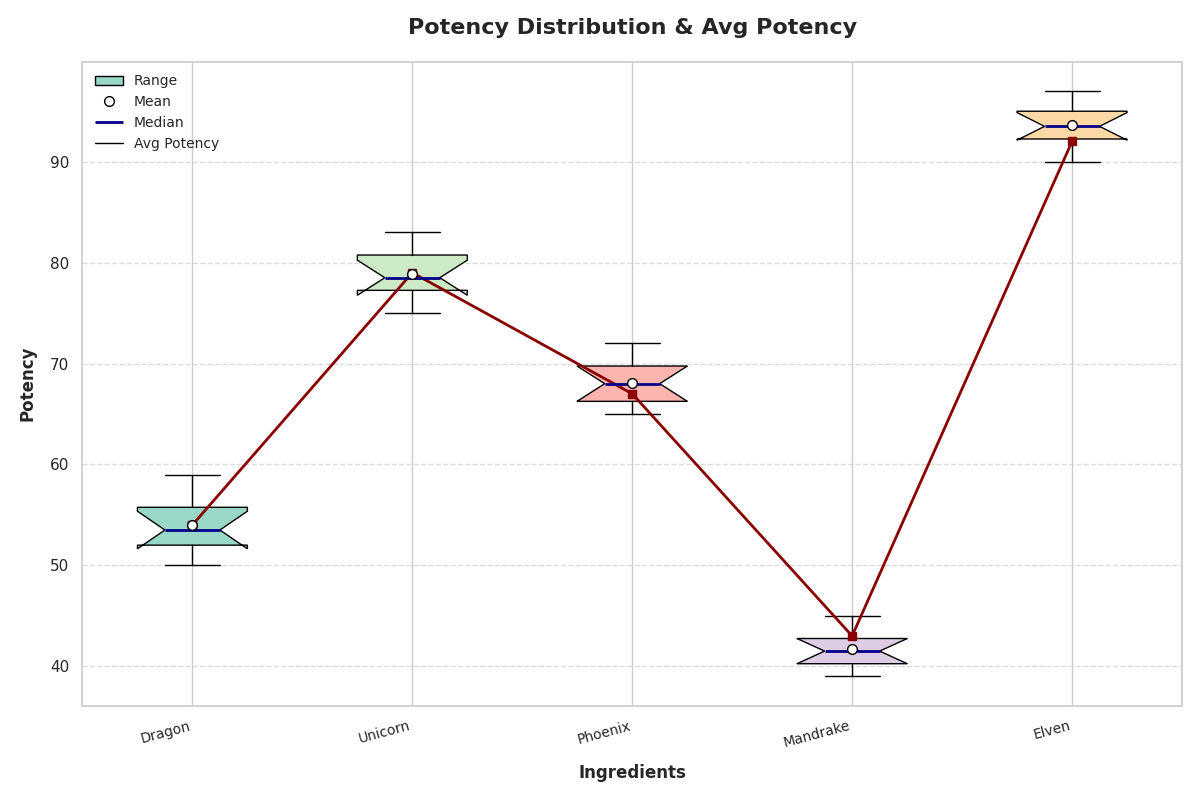

Source code (Python):
import matplotlib.pyplot as plt
import numpy as np

# Define ingredient names
ingredients = ['Dragon', 'Unicorn', 'Phoenix', 'Mandrake', 'Elven']

# Constructing dataset for each ingredient's potency
potencies = [
    [50, 55, 53, 52, 51, 56, 54, 58, 52, 59],
    [75, 78, 77, 80, 79, 76, 81, 82, 83, 78],
    [65, 68, 70, 67, 66, 69, 71, 72, 65, 68],
    [40, 42, 41, 43, 39, 44, 40, 45, 42, 41],
    [90, 95, 92, 93, 91, 96, 94, 97, 93, 95]
]

# Dataset for overlay line plot representing average potency
average_potencies = [54, 79, 67, 43, 92]

# Create a vertical box plot
fig, ax = plt.subplots(figsize=(12, 8))

# Boxplot data with custom styling
boxes = ax.boxplot(potencies, patch_artist=True, notch=True, vert=True, showmeans=True)

# Colors for box plots
colors = ['#99d8c9', '#ccebc5', '#fbb4ae', '#decbe4', '#fed9a6']
for patch, color in zip(boxes['boxes'], colors):
    patch.set_facecolor(color)

# Mean point styling
for mean_point in boxes['means']:
    mean_point.set(marker='o', markeredgecolor='black', markerfacecolor='white', markersize=7)

# Median styling
for median in boxes['medians']:
    median.set(color='darkblue', linewidth=2)

# Overlay line plot
ax.plot(range(1, len(average_potencies) + 1), average_potencies, marker='s', linestyle='-', color='darkred', linewidth=2, label='Avg Potency')

# Title and labels with concise text
ax.set_title('Potency Distribution & Avg Potency', fontsize=16, fontweight='bold', pad=20)
ax.set_xlabel('Ingredients', fontsize=12, fontweight='bold', labelpad=10)
ax.set_ylabel('Potency', fontsize=12, fontweight='bold', labelpad=10)

# Set x-tick labels
ax.set_xticks(range(1, len(ingredients) + 1))
ax.set_xticklabels(ingredients, fontsize=10, rotation=15, ha='right')

# Grid lines for better readability
ax.grid(axis='y', linestyle='--', alpha=0.7)

# Legend update
ax.legend([boxes['boxes'][0], mean_point, median, ax.get_lines()[0]], ['Range', 'Mean', 'Median', 'Avg Potency'],
          loc='upper left', fontsize=10, frameon=False)

# Automatically adjust layout to prevent overlap
plt.tight_layout()

# Show plot
plt.show()
